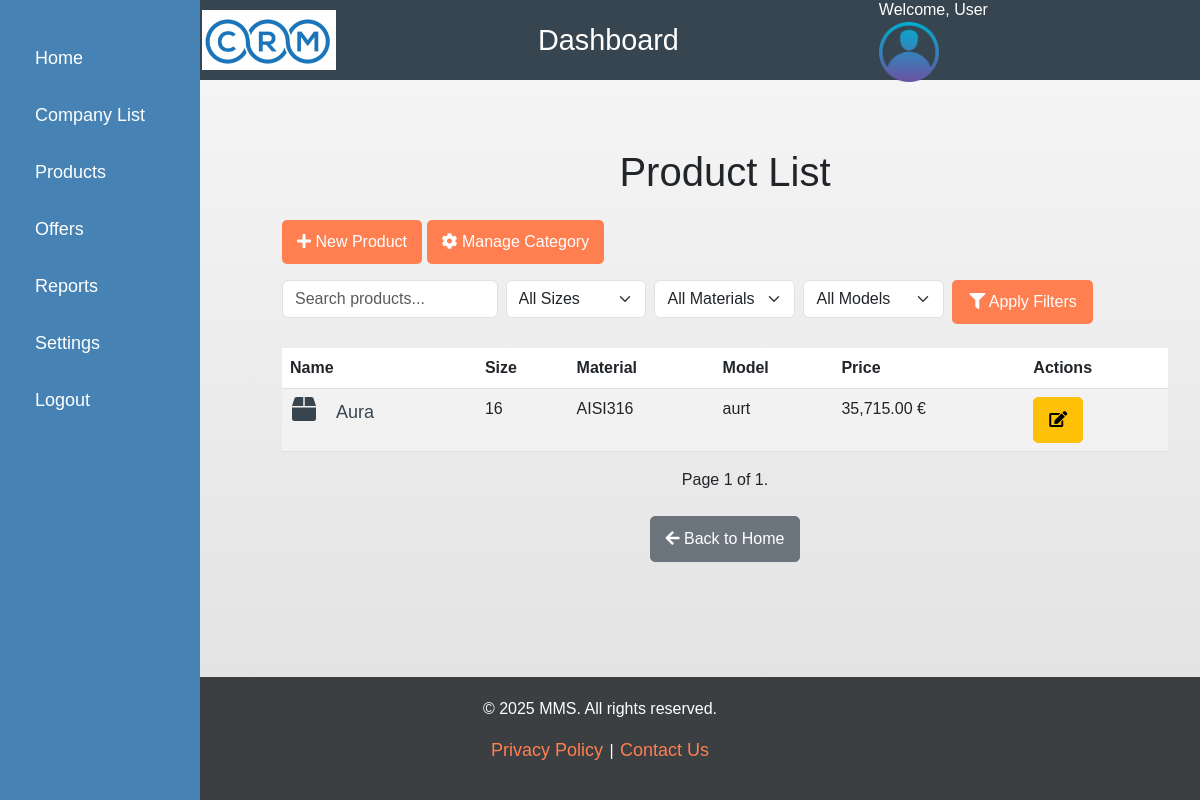
Screenshot of /products/ with the database file from the repository.
### products/models.py (models this page shows, shortened)
class Product(models.Model):
    name = models.CharField(max_length=200)
    product_code = models.CharField(max_length=100, unique=True)
    category = models.ForeignKey(Category, on_delete=models.CASCADE)
    model = models.CharField(max_length=100)
    size = models.CharField(max_length=50)
    unit_cost = models.DecimalField(max_digits=10, decimal_places=2)
    margin = models.DecimalField(max_digits=5, decimal_places=2, default=30)  # Default margin is 30%
    price = models.DecimalField(max_digits=10, decimal_places=2, blank=True, null=True)
    images = models.ImageField(upload_to='products/', blank=True, null=True)
    technical_specification = models.FileField(upload_to='product_specs/', blank=True, null=True)
    material = models.CharField(max_length=200)
    description = models.TextField()
    warranty_information = models.TextField()
    production_time = models.PositiveIntegerField(help_text="Estimated production time in Weeks")

### products/views.py (the view)
# urls.py: path('', views.product_list, name='product_list'),
def product_list(request):
    products = Product.objects.all()  # Get all products
    search_query = request.GET.get('search', '')  # Get search query from request
    size_filter = request.GET.get('size', '')  # Get size filter
    material_filter = request.GET.get('material', '')  # Get material filter
    model_filter = request.GET.get('model', '')  # Get model filter
    if search_query:
        products = products.filter(Q(name__icontains=search_query))
    if size_filter:
        products = products.filter(size__iexact=size_filter)
    if material_filter:
        products = products.filter(material__iexact=material_filter)
    if model_filter:
        products = products.filter(model__iexact=model_filter)
    paginator = Paginator(products, 10)
    page_number = request.GET.get('page')
    page_obj = paginator.get_page(page_number)
    sizes = Product.objects.values_list('size', flat=True).distinct()
    materials = Product.objects.values_list('material', flat=True).distinct()
    models = Product.objects.values_list('model', flat=True).distinct()
    return render(request, 'products/product_list.html', {
        'page_obj': page_obj,
        'search_query': search_query,
        'size_filter': size_filter,
        'material_filter': material_filter,
        'model_filter': model_filter,
        'sizes': sizes,
        'materials': materials,
        'models': models
    })

### products/templates/products/product_list.html (shortened to what this page needs)
{% extends 'base.html' %}
{% load humanize %}
{% block content %}
<div class="container my-5">
    <h1 class="text-center mb-4">Product List</h1>
    <div class="mb-3">
        <a href="{% url 'products:product_create' %}" class="btn btn-primary">
            <i class="fas fa-plus"></i> New Product
        </a>
        <a href="{% url 'products:add_category' %}" class="btn btn-primary">
            <i class="fas fa-cog"></i> Manage Category
        </a>
    </div>
    <form method="GET" class="mb-4">
        <div class="row g-2">
            <div class="col-md-3">
                <input type="text" name="search" class="form-control"
                       placeholder="Search products..." value="{{ search_query }}">
            </div>
            <div class="col-md-2">
                <select name="size" class="form-select">
                    <option value="">All Sizes</option>
                </select>
            </div>
            <div class="col-md-2">
                <select name="material" class="form-select">
                    <option value="">All Materials</option>
                </select>
            </div>
            <div class="col-md-2">
                <select name="model" class="form-select">
                    <option value="">All Models</option>
                </select>
            </div>
            <div class="col-md-2">
                <button type="submit" class="btn btn-primary w-100">
                    <i class="fas fa-filter"></i> Apply Filters
                </button>
            </div>
        </div>
    </form>
    <div class="table-responsive">
        <table class="table table-striped">
            <thead>
                <tr>
                    <th>Name</th>
                    <th>Size</th>
                    <th>Material</th>
                    <th>Model</th>
                    <th>Price</th>
                    <th>Actions</th>
                </tr>
            </thead>
            <tbody>
                {% for product in page_obj %}
                <tr>
                    <td>
                        <a href="{% url 'products:product_detail' product.pk %}" class="text-decoration-none">
                            <i class="fas fa-box fs-4 me-3"></i> {{ product.name }}
                        </a>
                    </td>
                    <td>{{ product.size }}</td>
                    <td>{{ product.material }}</td>
                    <td>{{ product.model }}</td>
                    <td>{{ product.price |floatformat:2|intcomma }} €</td>
                    <td>
                        <a href="{% url 'products:product_edit' product.pk %}" class="btn btn-warning btn-sm">
                            <i class="fas fa-edit"></i>
                        </a>
                    </td>
                </tr>
                {% empty %}
                <tr>
                    <td colspan="6" class="text-center">No products found.</td>
                </tr>
                {% endfor %}
            </tbody>
        </table>
    </div>
    <div class="pagination justify-content-center">
        <span class="step-links">
            <span class="current">
                Page {{ page_obj.number }} of {{ page_obj.paginator.num_pages }}.
            </span>
        </span>
    </div>
    <div class="text-center mt-4">
        <a href="{% url 'home' %}" class="btn btn-secondary">
            <i class="fas fa-arrow-left"></i> Back to Home
        </a>
    </div>
</div>
{% endblock %}

### crm/static/css/styles.css (style rules this page uses)
body { background: linear-gradient(to bottom, #f7f7f7, #e0e0e0); font-family: Arial, sans-serif; min-height: 100vh; display: flex; flex-direction: column; margin: 0; }
a { color: #36454F; text-decoration: none; font-size: large; padding: 2px; border-radius: 5px; }
.btn { display: inline-block; padding: 10px 15px; text-align: center; font-size: 16px; border-radius: 5px; cursor: pointer; transition: background-color 0.3s ease; }
.btn-primary { background-color: #FF7F50; border: none; }

### rows the page displays
Product: name "Aura", size "16", material "AISI316", model "aurt", price "35,715.00"

### other values shown
{{ page_obj.number }} "1"
{{ page_obj.paginator.num_pages }} "1"
